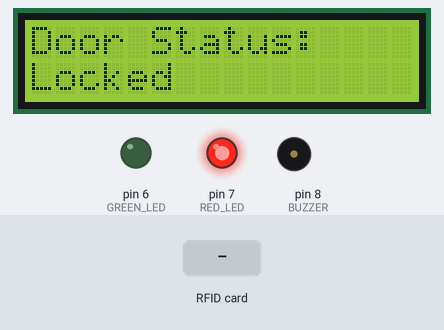
Bench run of a sketch on a simulated Arduino Uno, built with avr-gcc and run on an emulated ATmega328P. Parts: 16×2 character LCD, output pins drawn as LEDs (lit = HIGH), buzzer (waves = sounding). The inputs (shaded band) are chosen by the test bench. Pins used as bus, display or sensor lines are not drawn.

Above: at 3.3 s.
3.4 s: RFID card 5E 7A 19 C4 held to the reader
At 3.69 s:
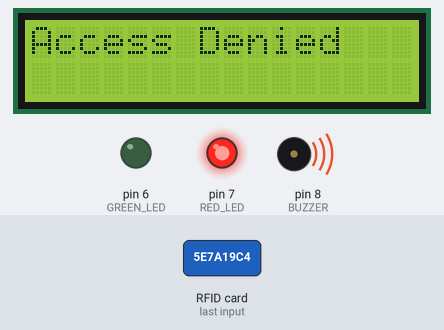
At 4.5 s:
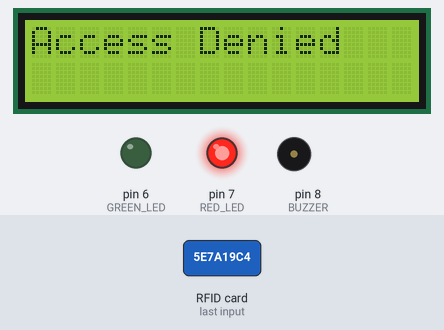
6.4 s: RFID card DE AD BE EF held to the reader
At 7.3 s:
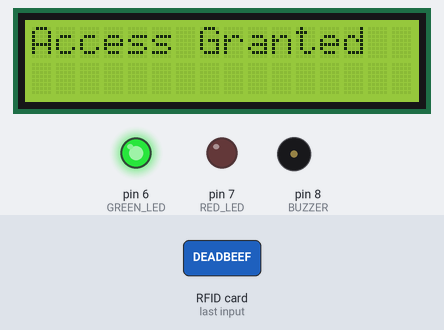
Timing chart, 0 to 9.4 s (numbered marks = the images above; inputs shaded):
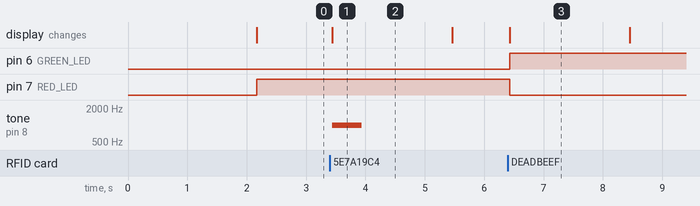

Measured:
- after the input at 3.4 s, tone on pin 8 (BUZZER): silent → 1000 Hz at once, → silent 0.50 s later; the display: changes at once (image 1)
- after the input at 6.4 s, pin 6 (GREEN_LED): LOW → HIGH at once; pin 7 (RED_LED): HIGH → LOW at once; the display: changes at once (image 3)
- what the display in image 1 shows lasts 2.1 s, from 3.4 s to 5.5 s

The sketch:

homedefense.ino
```cpp
#include <Wire.h>
#include <LiquidCrystal_I2C.h>
#include <SPI.h>
#include <MFRC522.h>

// Pin definitions
#define SS_PIN 10
#define RST_PIN 9
#define GREEN_LED 6
#define RED_LED 7
#define BUZZER 8

// Initialize LCD with I2C address 0x27
LiquidCrystal_I2C lcd(0x27, 16, 2);
MFRC522 rfid(SS_PIN, RST_PIN);

// Correct RFID Card UID (Replace with your card's UID)
byte correctUID[] = {0xDE, 0xAD, 0xBE, 0xEF}; // Example UID

void setup() {
  // Initialize Serial Monitor
  Serial.begin(9600);

  // Initialize RFID module
  SPI.begin();
  rfid.PCD_Init();

  // Initialize LCD
  lcd.begin();
  lcd.backlight();
  lcd.setCursor(0, 0);
  lcd.print("Welcome to");
  lcd.setCursor(0, 1);
  lcd.print("Home Defense By Tolulope");

  delay(2000);
  lcd.clear();

  // Set up pins
  pinMode(GREEN_LED, OUTPUT);
  pinMode(RED_LED, OUTPUT);
  pinMode(BUZZER, OUTPUT);

  // Default system status
  lcd.setCursor(0, 0);
  lcd.print("Door Status:");
  lcd.setCursor(0, 1);
  lcd.print("Locked");
  digitalWrite(RED_LED, HIGH);  // Locked (red LED on)
}

void loop() {
  // Look for new RFID cards
  if (!rfid.PICC_IsNewCardPresent() || !rfid.PICC_ReadCardSerial()) {
    return;
  }

  // Check if scanned card matches the correct UID
  if (checkUID()) {
    // Correct card
    lcd.clear();
    lcd.setCursor(0, 0);
    lcd.print("Access Granted");
    unlockDoor();  // Green LED on (door unlocked)
  } else {
    // Incorrect card
    lcd.clear();
    lcd.setCursor(0, 0);
    lcd.print("Access Denied");
    denyAccess();  // Sound buzzer and light red LED
  }

  delay(2000);  // Wait 2 seconds before resetting the system
  lcd.clear();
  lcd.setCursor(0, 0);
  lcd.print("Door Status:");
  lcd.setCursor(0, 1);
  if (digitalRead(GREEN_LED) == HIGH) {
    lcd.print("Unlocked");
  } else {
    lcd.print("Locked");
  }
}

bool checkUID() {
  // Compare scanned UID with the correct UID
  for (byte i = 0; i < rfid.uid.size; i++) {
    if (rfid.uid.uidByte[i] != correctUID[i]) {
      return false;  // UID does not match
    }
  }
  return true;  // UID matches
}

void unlockDoor() {
  digitalWrite(GREEN_LED, HIGH);   // Green LED on
  digitalWrite(RED_LED, LOW);      // Red LED off
}

void denyAccess() {
  digitalWrite(RED_LED, HIGH);     // Red LED on
  digitalWrite(GREEN_LED, LOW);    // Green LED off
  tone(BUZZER, 1000, 500);         // Sound buzzer
}
```
